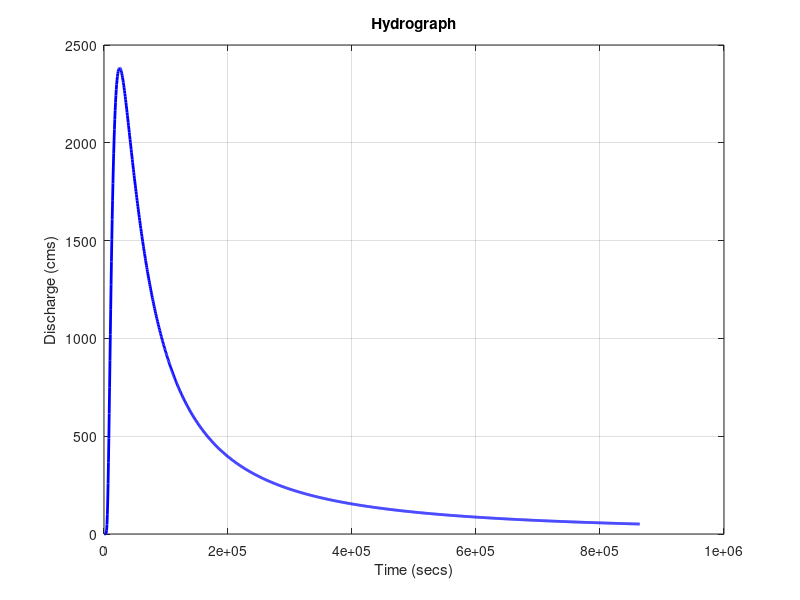

Write the MATLAB code that produced this figure. (Note: this script raises an error after producing the figure.)
addpath(genpath('functions'))

% Criss, R. E., & Winston, W. E. (2003). 
% Hydrograph for small basins following intense storms. 
% Geophysical Research Letters, 30(6).

% Parameters
time_lag = 7*3600; % Time lag in seconds
b = 1.5*time_lag; % Time constant in seconds
t = (1/(24*6):1/(24*6):10)*3600*24; % Time series in seconds (time steps = 10 mins) 
Qmax = 2383; % Peak flow (cms)

% Hydrograph calculation
Q = Qmax * (2 * exp(1) * b ./ (3 * t)).^(3/2) .* exp(-b ./ t);

% Plot hydrograph
figure
plot(t, Q, 'b-', 'LineWidth', 2)
xlabel('Time (secs)')
ylabel('Discharge (cms)')
title('Hydrograph')
grid on

print('data/txt/hydrograph.png','-dpng','-r300')

write_watlab_hydrograph_correction_off('data/txt/hydrograph.txt', t, Q)